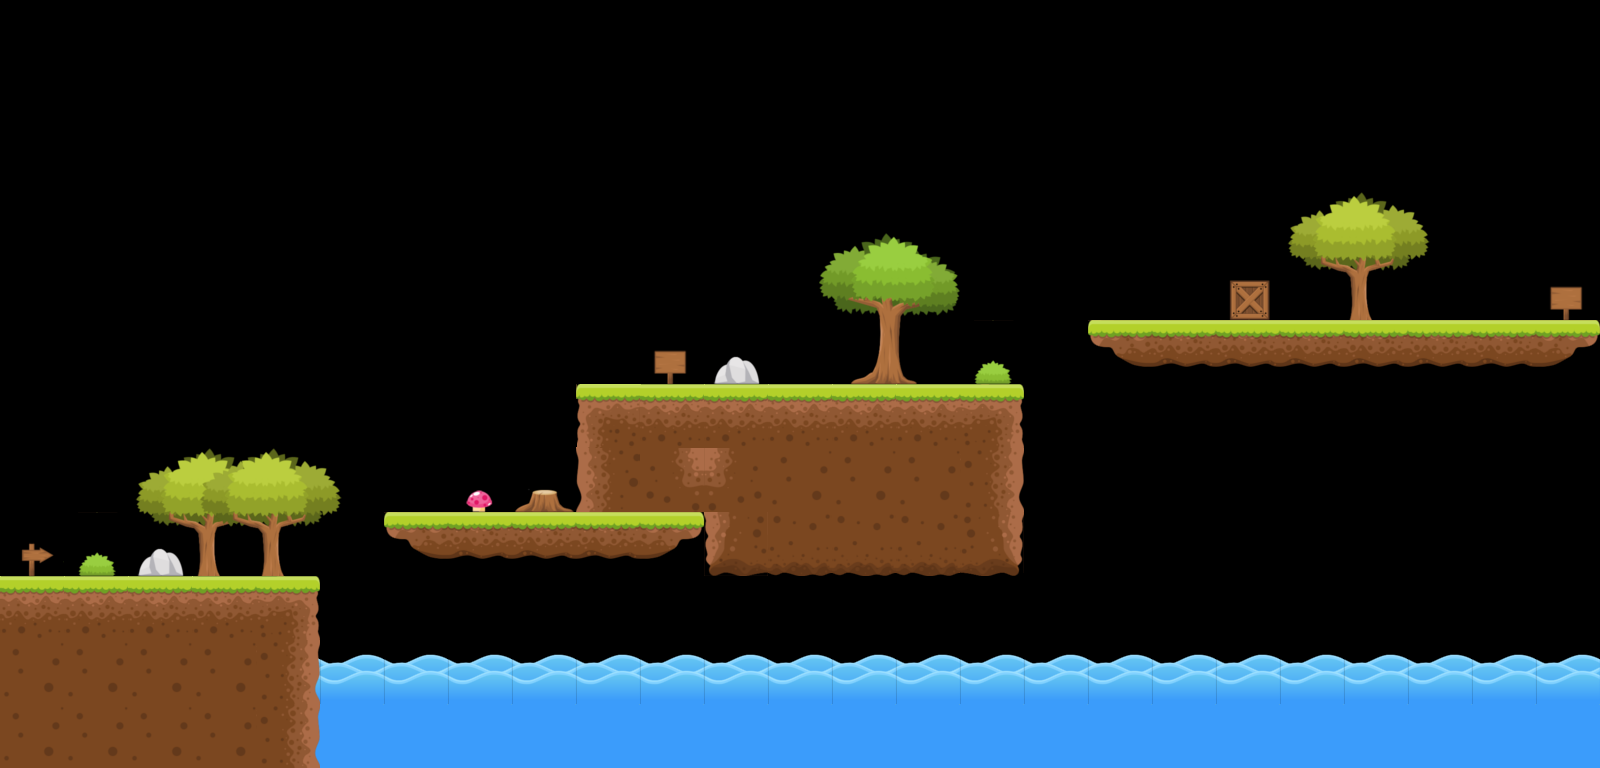

A level layout from a 2D game, rendered from its tile map. Below: a short description, then the map file with tile-grid data replaced by summaries:
An orthogonal 25x12 tile map with 64x64 px tiles, 4 tile layers (Water, Terrain, Deco, Deconiv2), 2 tilesets.

<map version="2017.05.16" orientation="orthogonal" renderorder="right-down" width="25" height="12" tilewidth="64" tileheight="64" nextobjectid="1">
 <tileset firstgid="1" name="Terrain" tilewidth="64" tileheight="64" tilecount="20" columns="5">
  <image source="../images/test.png" width="339" height="272" />
 </tileset>
 <tileset firstgid="21" name="Deco" tilewidth="64" tileheight="64" tilecount="32" columns="8">
  <image source="../images/sprites.png" width="512" height="256" />
 </tileset>
 <layer name="Water" width="25" height="12">
  <properties>
   <property name="collision" type="bool" value="true" />
  </properties>
  <data>[300 cells, 50 non-empty, 2 distinct tile ids]</data>
 </layer>
 <layer name="Terrain" width="25" height="12">
  <properties>
   <property name="collision" type="bool" value="true" />
  </properties>
  <data>[300 cells, 47 non-empty, 14 distinct tile ids]</data>
 </layer>
 <layer name="Deco" width="25" height="12">
  <data>[300 cells, 27 non-empty, 20 distinct tile ids]</data>
 </layer>
 <layer name="Deconiv2" width="25" height="12">
  <data>[300 cells, 7 non-empty, 7 distinct tile ids]</data>
 </layer>
</map>